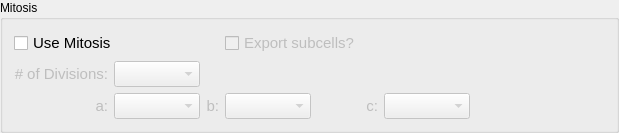
    <widget class="QGroupBox" name="groupBox_4">
     <property name="sizePolicy">
      <sizepolicy hsizetype="Preferred" vsizetype="Preferred">
       <horstretch>0</horstretch>
       <verstretch>0</verstretch>
      </sizepolicy>
     </property>
     <property name="title">
      <string>Mitosis</string>
     </property>
     <layout class="QGridLayout" name="gridLayout_5">
      <item row="2" column="6">
       <widget class="QComboBox" name="combo_c">
        <property name="enabled">
         <bool>false</bool>
        </property>
        <property name="sizePolicy">
         <sizepolicy hsizetype="Fixed" vsizetype="Fixed">
          <horstretch>0</horstretch>
          <verstretch>0</verstretch>
         </sizepolicy>
        </property>
        <property name="minimumSize">
         <size>
          <width>50</width>
          <height>0</height>
         </size>
        </property>
        <property name="font">
         <font>
          <pointsize>11</pointsize>
         </font>
        </property>
       </widget>
      </item>
      <item row="2" column="3">
       <widget class="QLabel" name="label_16">
        <property name="enabled">
         <bool>false</bool>
        </property>
        <property name="font">
         <font>
          <pointsize>11</pointsize>
         </font>
        </property>
        <property name="text">
         <string>b:</string>
        </property>
        <property name="alignment">
         <set>Qt::AlignRight|Qt::AlignTrailing|Qt::AlignVCenter</set>
        </property>
       </widget>
      </item>
      <item row="0" column="4">
       <widget class="QCheckBox" name="cb_subcellPrint">
        <property name="enabled">
         <bool>false</bool>
        </property>
        <property name="font">
         <font>
          <pointsize>11</pointsize>
         </font>
        </property>
        <property name="toolTip">
         <string>Exports the subcells for each randomly generated structure. .cml files are exported to the subdirectory 'subcells/'</string>
        </property>
        <property name="text">
         <string>Export subcells?</string>
        </property>
       </widget>
      </item>
      <item row="2" column="4">
       <widget class="QComboBox" name="combo_b">
        <property name="enabled">
         <bool>false</bool>
        </property>
        <property name="sizePolicy">
         <sizepolicy hsizetype="Fixed" vsizetype="Fixed">
          <horstretch>0</horstretch>
          <verstretch>0</verstretch>
         </sizepolicy>
        </property>
        <property name="minimumSize">
         <size>
          <width>50</width>
          <height>0</height>
         </size>
        </property>
        <property name="font">
         <font>
          <pointsize>11</pointsize>
         </font>
        </property>
       </widget>
      </item>
      <item row="2" column="5">
       <widget class="QLabel" name="label_17">
        <property name="enabled">
         <bool>false</bool>
        </property>
        <property name="font">
         <font>
          <pointsize>11</pointsize>
         </font>
        </property>
        <property name="text">
         <string>c:</string>
        </property>
        <property name="alignment">
         <set>Qt::AlignRight|Qt::AlignTrailing|Qt::AlignVCenter</set>
        </property>
       </widget>
      </item>
      <item row="2" column="1">
       <widget class="QLabel" name="label_15">
        <property name="enabled">
         <bool>false</bool>
        </property>
        <property name="font">
         <font>
          <pointsize>11</pointsize>
         </font>
        </property>
        <property name="text">
         <string>a:</string>
        </property>
        <property name="alignment">
         <set>Qt::AlignRight|Qt::AlignTrailing|Qt::AlignVCenter</set>
        </property>
       </widget>
      </item>
      <item row="1" column="2">
       <widget class="QComboBox" name="combo_divisions">
        <property name="enabled">
         <bool>false</bool>
        </property>
        <property name="sizePolicy">
         <sizepolicy hsizetype="Fixed" vsizetype="Fixed">
          <horstretch>0</horstretch>
          <verstretch>0</verstretch>
         </sizepolicy>
        </property>
        <property name="minimumSize">
         <size>
          <width>50</width>
          <height>0</height>
         </size>
        </property>
        <property name="font">
         <font>
          <pointsize>11</pointsize>
         </font>
        </property>
       </widget>
      </item>
      <item row="2" column="7">
       <spacer name="horizontalSpacer_2">
        <property name="orientation">
         <enum>Qt::Horizontal</enum>
        </property>
        <property name="sizeHint" stdset="0">
         <size>
          <width>129</width>
          <height>17</height>
         </size>
        </property>
       </spacer>
      </item>
      <item row="1" column="0" colspan="2">
       <widget class="QLabel" name="label_12">
        <property name="enabled">
         <bool>false</bool>
        </property>
        <property name="font">
         <font>
          <pointsize>11</pointsize>
         </font>
        </property>
        <property name="text">
         <string># of Divisions:</string>
        </property>
        <property name="alignment">
         <set>Qt::AlignRight|Qt::AlignTrailing|Qt::AlignVCenter</set>
        </property>
        <property name="buddy">
         <cstring>combo_divisions</cstring>
        </property>
       </widget>
      </item>
      <item row="2" column="2">
       <widget class="QComboBox" name="combo_a">
        <property name="enabled">
         <bool>false</bool>
        </property>
        <property name="sizePolicy">
         <sizepolicy hsizetype="Fixed" vsizetype="Fixed">
          <horstretch>0</horstretch>
          <verstretch>0</verstretch>
         </sizepolicy>
        </property>
        <property name="minimumSize">
         <size>
          <width>50</width>
          <height>0</height>
         </size>
        </property>
        <property name="font">
         <font>
          <pointsize>11</pointsize>
         </font>
        </property>
       </widget>
      </item>
      <item row="1" column="3" colspan="5">
       <spacer name="horizontalSpacer_3">
        <property name="orientation">
         <enum>Qt::Horizontal</enum>
        </property>
        <property name="sizeHint" stdset="0">
         <size>
          <width>161</width>
          <height>20</height>
         </size>
        </property>
       </spacer>
      </item>
      <item row="0" column="0" colspan="3">
       <widget class="QCheckBox" name="cb_mitosis">
        <property name="font">
         <font>
          <pointsize>11</pointsize>
         </font>
        </property>
        <property name="toolTip">
         <string>&lt;html&gt;&lt;head/&gt;&lt;body&gt;&lt;p&gt;Use to generate structures with high local order. &lt;/p&gt;&lt;p&gt;Creates a subcell filled with X formula units, then replicates said subcell. The number of replications is defiend by &amp;quot;# of Divisions&amp;quot; and the direction in which it is replicated is based upon the number in a, b, and c. &lt;/p&gt;&lt;p&gt;&amp;quot;# of Divisions&amp;quot; populates a list with the possible numbers of subcells based upon the stoichiometry entered. This allows for indivisable &amp;quot;odd&amp;quot; stoichiometries. For example, Na&lt;span style=&quot; vertical-align:sub;&quot;&gt;3&lt;/span&gt;H&lt;span style=&quot; vertical-align:sub;&quot;&gt;11&lt;/span&gt; will allow &amp;quot;# of Divisions&amp;quot; of 3. It will replicate the subcell, containing NaH&lt;span style=&quot; vertical-align:sub;&quot;&gt;3&lt;/span&gt;, three times. To correct for the stoichiometry, the program will insert 2 H randomly in the cell.&lt;/p&gt;&lt;p&gt;a, b, and c are dependent on &amp;quot;# of Divisions&amp;quot;.&lt;/p&gt;&lt;/body&gt;&lt;/html&gt;</string>
        </property>
        <property name="text">
         <string>Use Mitosis</string>
        </property>
        <property name="checked">
         <bool>false</bool>
        </property>
       </widget>
      </item>
     </layout>
    </widget>
